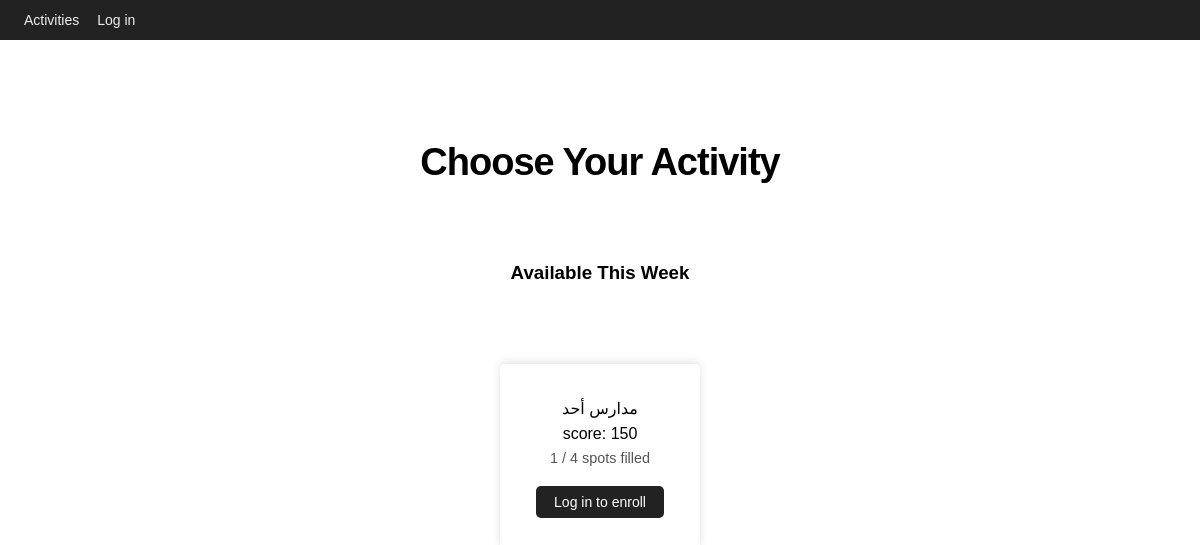
The page / on the database its author committed.
### activities/models.py (models this page shows, shortened)
class Activity(models.Model):
    name = models.CharField(max_length=200)
    description = models.TextField(blank=True)
    week_date = models.DateField(help_text="Which week/date this activity is for")
    max_participants = models.PositiveIntegerField(default=4)
    points = models.PositiveIntegerField(default=0, help_text="Points a user earns for enrolling in this activity")
    created_at = models.DateTimeField(auto_now_add=True)
    class Meta:
        ordering = ['week_date', 'name']
    @property
    def spots_taken(self):
        return self.enrollments.count()
    @property
    def is_full(self):
        return self.spots_taken >= self.max_participants

### activities/views.py (the view)
# urls.py: path('', views.activity_list, name='activity_list'),
def activity_list(request):
    activities = Activity.objects.all()
    my_enrolled_ids = set()
    if request.user.is_authenticated:
        my_enrolled_ids = set(
            Enrollment.objects.filter(user=request.user).values_list('activity_id', flat=True)
        )
    return render(request, 'activities/activity_list.html', {
        'activities': activities,
        'my_enrolled_ids': my_enrolled_ids,
    })

### activities/templates/activities/activity_list.html (shortened to what this page needs)
{% extends 'activities/../../../activities/templates/activities/index.html' %}
{% block content %}
    <h1 class="main-heading">Choose Your Activity</h1>
    <h3>Available This Week</h3>
    <div class="act-grid">
        {% for activity in activities %}
            <div class="act-contents {% if activity.is_full %}full{% endif %}">
                <p>{{ activity.name }}</p>
                <p>score: {{ activity.points }}</p>
                <p class="spots">{{ activity.spots_taken }} / {{ activity.max_participants }} spots filled</p>
                {% if user.is_authenticated %}
                    {% if activity.id in my_enrolled_ids %}
                        <form action="{% url 'unenroll' activity.id %}" method="post">
                            {% csrf_token %}
                            <button type="submit">Leave</button>
                        </form>
                    {% elif activity.is_full %}
                        <button disabled>Full</button>
                    {% else %}
                        <form action="{% url 'enroll' activity.id %}" method="post">
                            {% csrf_token %}
                            <button type="submit">In</button>
                        </form>
                    {% endif %}
                {% else %}
                    <a href="{% url 'login' %}"><button type="button">Log in to enroll</button></a>
                {% endif %}
            </div>
        {% empty %}
            <p>No activities have been added yet. Check back soon!</p>
        {% endfor %}
    </div>
{% endblock %}

### static/activities/style.css (style rules this page uses)
* { box-sizing: border-box; }
body { font-family: Arial, sans-serif; margin: 0; padding: 0; }
a { text-decoration:none; }
h1 { font-size: 38px; letter-spacing: -1px; line-height: 1.2; }
p { margin: 0 auto; line-height: 1.6; }
.main-heading { font-weight: 700; margin-bottom: 2em; }
.act-grid { margin-top: 5rem; display: grid; justify-content: center; align-content: center; gap: 2rem; grid-auto-flow: column; }
.act-contents { min-width: 200px; padding: 2rem; border-radius: 5px; box-shadow: 0 -2px 8px rgba(0, 0, 0, 0.12); }
.act-contents button { background: #222; color: #fff; border: none; padding: 8px 18px; border-radius: 5px; font-size: 14px; cursor: pointer; margin-top: 1rem; }
.spots { font-size: 0.9rem; color: #555; }

### rows shown on the page
Activity: name "مدارس أحد", points "150", spots_taken "1", max_participants "4"
